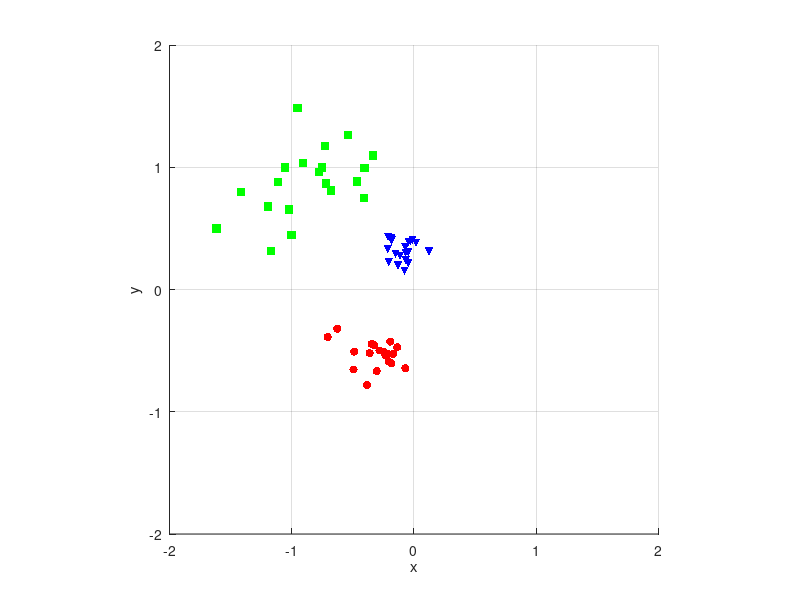

The MATLAB script that drew this image: (Note: this script raises an error after producing the figure.)
#!/usr/bin/octave-cli
## Logistic regression example

close all;
pkg load statistics;

##################################
## Construct some training data ##
##################################

k=5;   ## Number of classes
mk=20; ## Number of training points per class
m=k*mk;

rand("seed",123);
centers = 2*rand(k,2) - 1; ## Centers of each class

## Compute distances between all centers
dm = squareform( pdist(centers) ) + eye(k,k)*100;
mdm = min(dm);

X = [];
y = [];
for i=1:k ## For each class 
  X = [X;mvnrnd(centers(i,:),eye(2,2)*(mdm(i)/3)^2,mk)]; ## Concat new points
  y = [y;ones(mk,1)*i]; ## and label them with the corresponding class
endfor

X = [ones(rows(X),1) X]; ## Prefix them with the bias term (ones)

## Plot the data
figure(1,"name","All classes"); hold off;

colors={"r";"g";"b";"m";"c";"k"};
markers={"o";"s";"v";"*";"x";"+"};

scatter(X(y==1,2),X(y==1,3),colors{1},markers{1},"filled");
hold on;
for kk=2:k
  scatter(X(y==kk,2),X(y==kk,3),colors{kk},markers{kk},"filled");
endfor

grid on;
daspect([1,1,1]);
axis([-2,2,-2,2]);
xlabel("x");
ylabel("y");

####################################################
## Softmax regression with batch gradient descent ##
####################################################

## Now to the logistic regression with (batch) gradient descent
## X design matrix with data in its rows
## Theta parameter matrix, with parameters for each class in its columns
function val = hypothesis(X,Theta)
  val=exp( Theta'*X' );
  nor=sum(val) + ones(1,columns(val)); ## the ones 'cause exp(0) for k
  val = val ./ nor;
endfunction

threshold=0.00001; ## Stop criterion
delta=1;
if (~exist("Theta","var") || ~prod(size(Theta) == [3,k-1]) )
  Theta=zeros(3,k-1); ## For simplicity we will carry the k-th
endif

Theta
fflush(stdout);

## column
  
alpha = 0.00015/m;

allT=eye(k-1,k);

iteration=0;
while(delta>threshold)
  h = hypothesis(X,Theta); ## Hypothesis
  grad = [ (allT(:,y)-h)*X ]; ## Gradient estimation
  last = Theta;
  Theta = last + alpha * grad'; ## Step
  delta = sqrt(max(sum((Theta-last).^2))); ## worst class defines the error

  if (mod(iteration,2000)==0) 
    printf("[%i] delta: %d   \r",iteration,delta);
    fflush(stdout);
  endif
  
  ++iteration;
endwhile
printf("delta: %d              \n",delta);

## Create an image, where the color of the pixel is created by
## combining a bunch of colors representing each class, and the
## mixture is made with the probabilities.

x=linspace(-1,1,256);
[GX,GY]=meshgrid(x,x);
FX = [ones(size(GX(:)),1) GX(:) GY(:)];
FZ = hypothesis(FX,Theta);
FZ = [FZ; ones(1,columns(FZ))-sum(FZ)]; ## Add the last probability

## A figure with the winners
[maxprob,maxk]=max(FZ);

figure(k+2,"name","Winner classes");

winner=flip(uint8(reshape(maxk,size(GX))),1);
cmap = [0,0,0; 1,0,0; 0,1,0; 0,0,1; 0.5,0,0.5; 0,0.5,0.5; 0.5,0.5,0.0];
wimg=ind2rgb(winner,cmap);
imshow(wimg);

## A figure with the weighted winners
figure(k+3);

ccmap = cmap(2:1+k,:);
cwimg = ccmap'*FZ;
redChnl   = reshape(cwimg(1,:),size(GX));
greenChnl = reshape(cwimg(2,:),size(GX));
blueChnl  = reshape(cwimg(3,:),size(GX));

mixed = flip(cat(3,redChnl,greenChnl,blueChnl),1);
imshow(mixed);
title("Softmax classes");


## Show the output probability for each class separately
for (kk=1:k)
  figure(kk+1); hold off;
  x=-1.5:0.05:1;
  [GX,GY]=meshgrid(x,x);
  FX = [ones(size(GX(:)),1) GX(:) GY(:)];
  FZ = hypothesis(FX,Theta);
  FZ = [FZ; ones(1,columns(FZ))-sum(FZ)]; ## Add the last probability
  GZ = reshape(FZ(kk,:),size(GX));
  surface(GX,GY,GZ);
  daspect([1,1,1]);
  hold on;
  
  scatter3(X(y==kk,2),X(y==kk,3),y(y==kk)/kk,
           [],colors{kk},markers{kk},"filled");
  scatter3(X(y!=kk,2),X(y!=kk,3),y(y!=kk)*0,
           [],"k","+","filled");

  xlabel("x");
  ylabel("y");
  title(cstrcat("Class ",num2str(kk)));
endfor;
